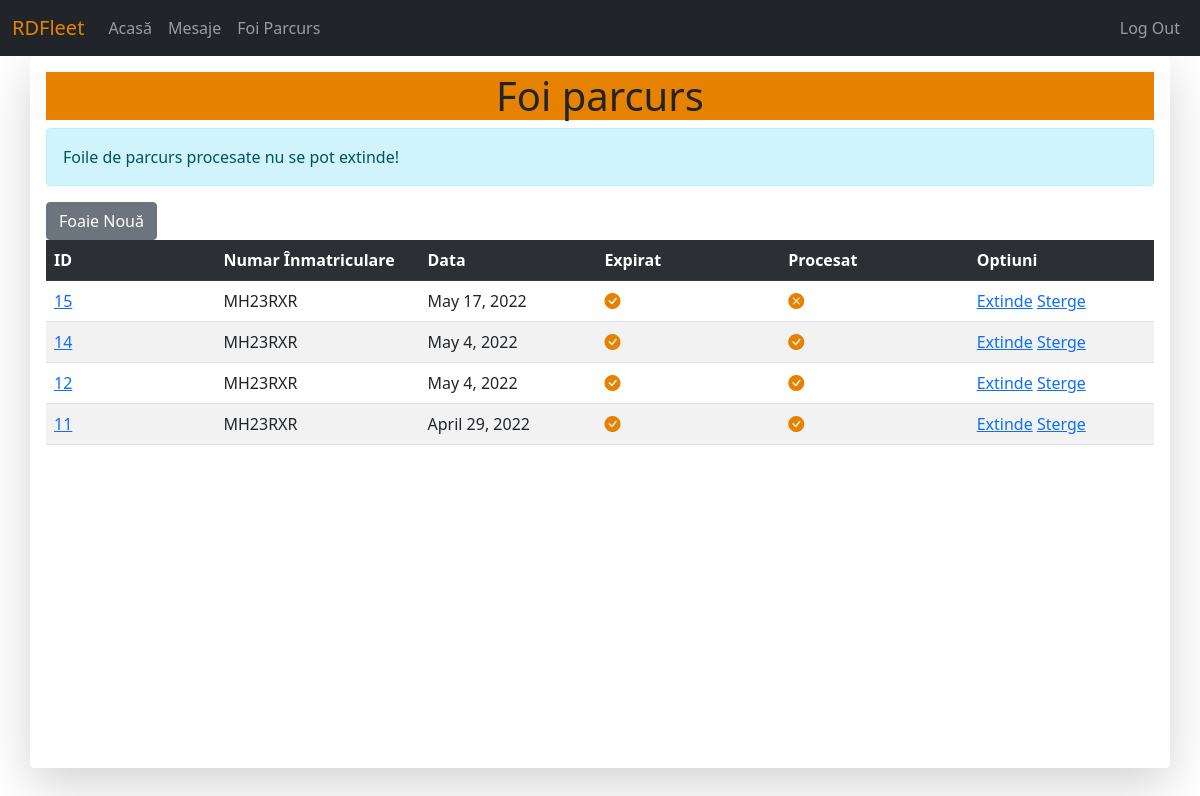
Before: /vehicles/3/parcurs (signed in) with the older database file.
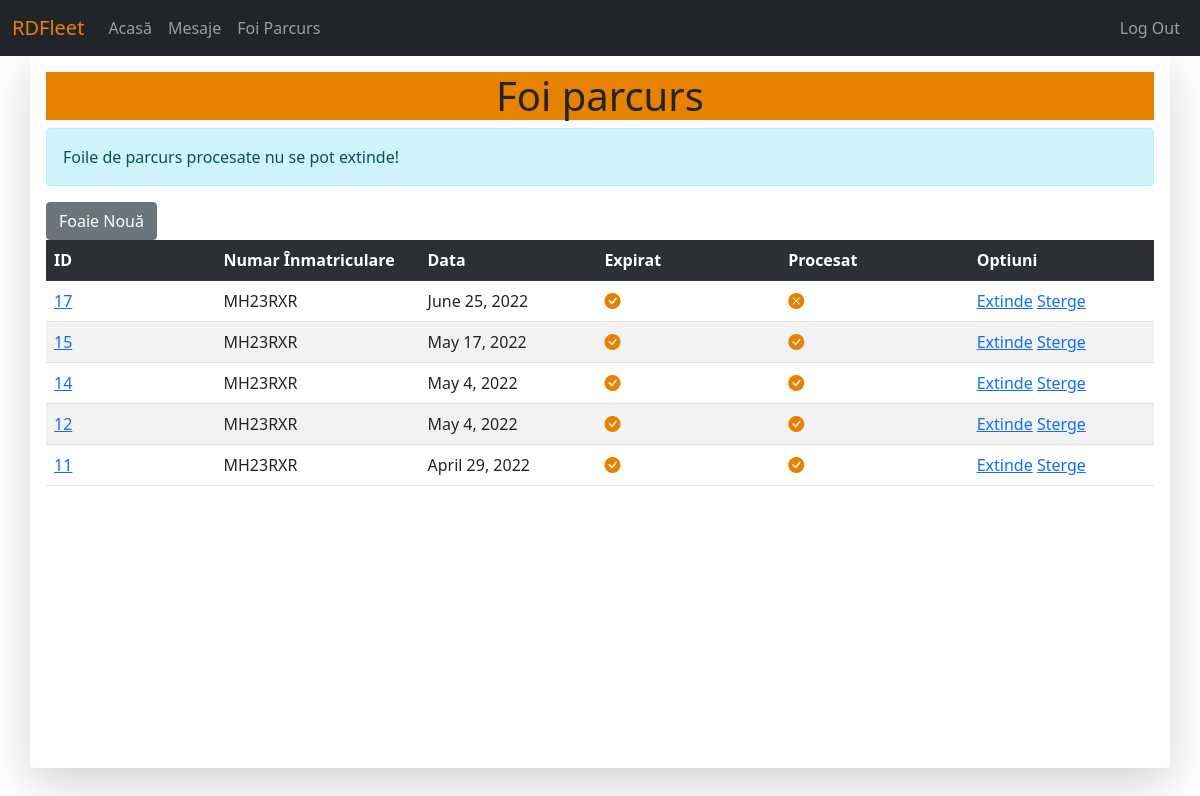
After: the same page with the newer database file.
### pages/models.py (models this page shows)
class FoaieParcurs(models.Model):
	vehicle = models.ForeignKey(Vehicle, on_delete=models.SET_NULL, null=True, verbose_name="Nr. Înmatriculare", blank = True)
	creation_date = models.DateField(verbose_name="Data")
	data_expirare = models.DateField(verbose_name="Data Expirare")
	expired = models.BooleanField(default=False)
	procesat = models.BooleanField(default=False)

### vehicles/models.py (models this page shows, shortened)
class Vehicle(models.Model):
	vehicle_plate = models.CharField(max_length = 10, unique = True, verbose_name = "Număr înmatriculare")
	vehicle_odometer = models.PositiveIntegerField(verbose_name = "Kilometraj")
	vehicle_itp = models.DateField(verbose_name = "ITP expiră la")
	vehicle_rca = models.DateField(verbose_name = "RCA expiră la")
	vehicle_last_service = models.PositiveIntegerField(verbose_name = "Ultimul service efectuat KM")
	vehicle_driver = models.ForeignKey(settings.AUTH_USER_MODEL, on_delete=models.SET_NULL, null = True, verbose_name = "Șoferul", blank = True)
	vehicle_category = models.ForeignKey(Category, on_delete=models.SET_NULL, null = True, verbose_name = "Categoria", blank = True)

### vehicles/views.py (the view, shortened to what this page needs)
# urls.py: path('<int:id>/parcurs', views.VehicleParcursView.as_view(), name='vehicle-parcurs'),
class VehicleParcursView(View):
	template_name = 'vehicles/lista_foi_parcurs.html'
	def get(self,request,*args,**kwargs):
		id = self.kwargs.get('id')
		veh = Vehicle.objects.get(id=id)
		foi = FoaieParcurs.objects.filter(vehicle=veh)
		for f in foi:
			if f.data_expirare < datetime.date.today():
				f.expired = True
				f.save()
		context = {
			'foi' : foi,
		}
		return render(request,self.template_name,context)

### vehicles/templates/vehicles/lista_foi_parcurs.html (shortened to what this page needs)
{% extends 'base.html' %}
{% block content %}
	<h1 style="background-color: #e78200; text-align: center;">Foi parcurs</h1>
	<div class="alert alert-info" role="alert">
  		Foile de parcurs procesate nu se pot extinde!
	</div>
	<form method = "POST"> {% csrf_token %}
		<input class='btn btn-secondary' type="submit" value="Foaie Nouă">
	</form>
	{% if foi %}
	<table class="table table-striped table-hover">
		<tr scope="row" class="table-dark">
			<th style="width: 250px;">ID</th>
			<th style="width: 250px;">Numar Înmatriculare</th>
			<th style="width: 250px;">Data</th>
			<th style="width: 250px;">Expirat</th>
			<th style="width: 250px;">Procesat</th>
			<th style="width: 250px;">Optiuni</th>
		</tr>
		<tr scope="row">{% for foaie in foi reversed %}
			<td><a href="{% url 'foaie-detaliu' foaie.id %}">{{ foaie.id }}</a></td>
			<td>{{ foaie.vehicle.vehicle_plate }}</td>
			<td>{{ foaie.creation_date }}</td>
			<td>{% if foaie.expired %}
				<i class="bi bi-check-circle-fill" style="color:#e78200"></i>
				{% else %}
				<i class="bi bi-x-circle-fill" style="color:#e78200"></i>
			{% endif %}
			</td>
			<td>{% if foaie.procesat%}
				<i class="bi bi-check-circle-fill" style="color:#e78200"></i>
				{% else %}
				<i class="bi bi-x-circle-fill" style="color:#e78200"></i>
			{% endif %}
			</td>
			<td><a href="{% url 'foaie-parcurs-extend' foaie.id %}">Extinde</a> <a href="{% url 'foaie-parcurs-delete' foaie.id %}">Sterge</a></td>
		</tr>
		{% endfor %}
	</table>
	{% endif %}
{% endblock %}

Changed rows visible on the page:
added FoaieParcurs: id "17", vehicle.vehicle_plate "MH23RXR", creation_date "June 25, 2022", expired False (drawn), procesat False (drawn)
changed FoaieParcurs "May 17, 2022": procesat False → True (drawn)
